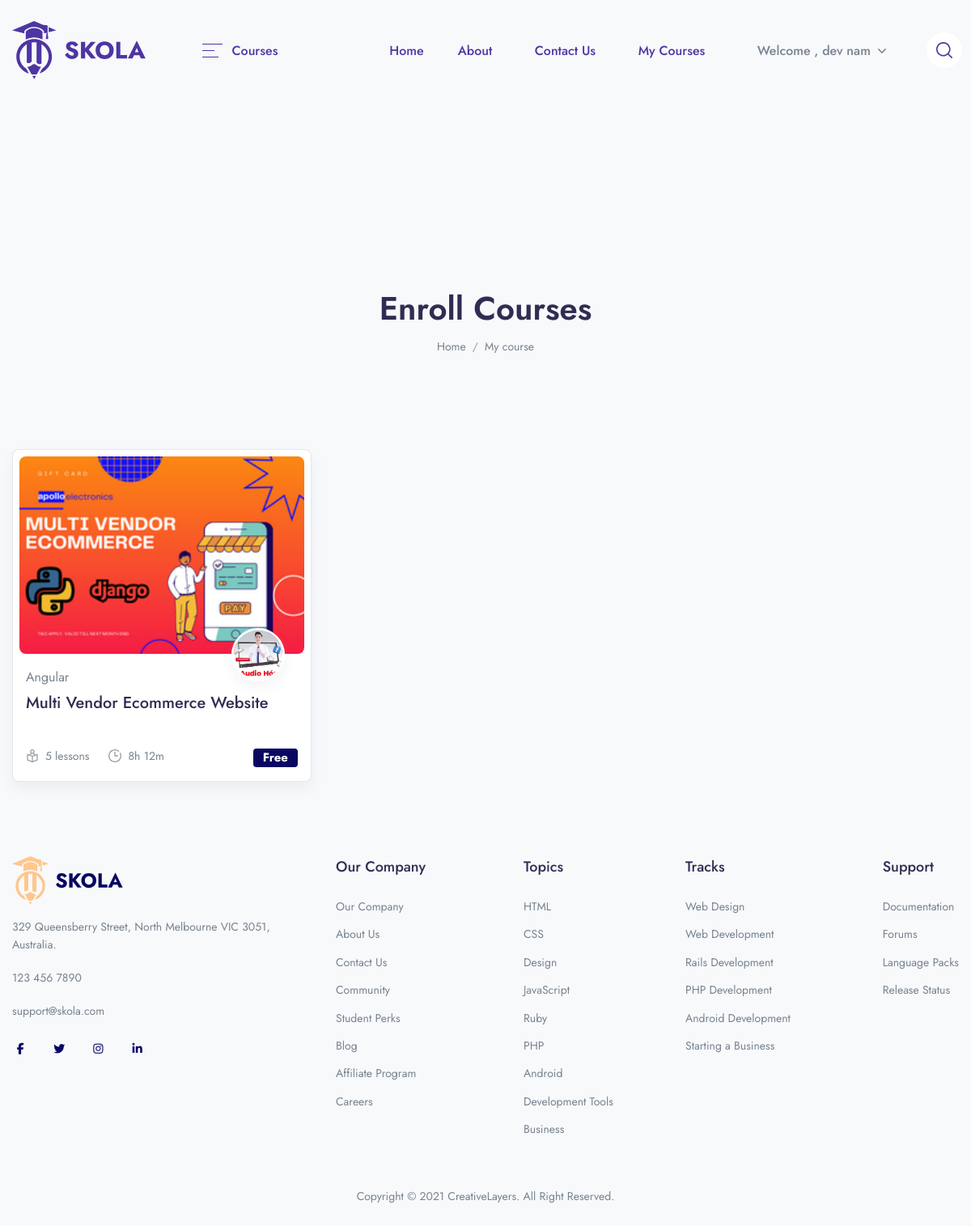
Before: /my-course/ (signed in) with the older database file.
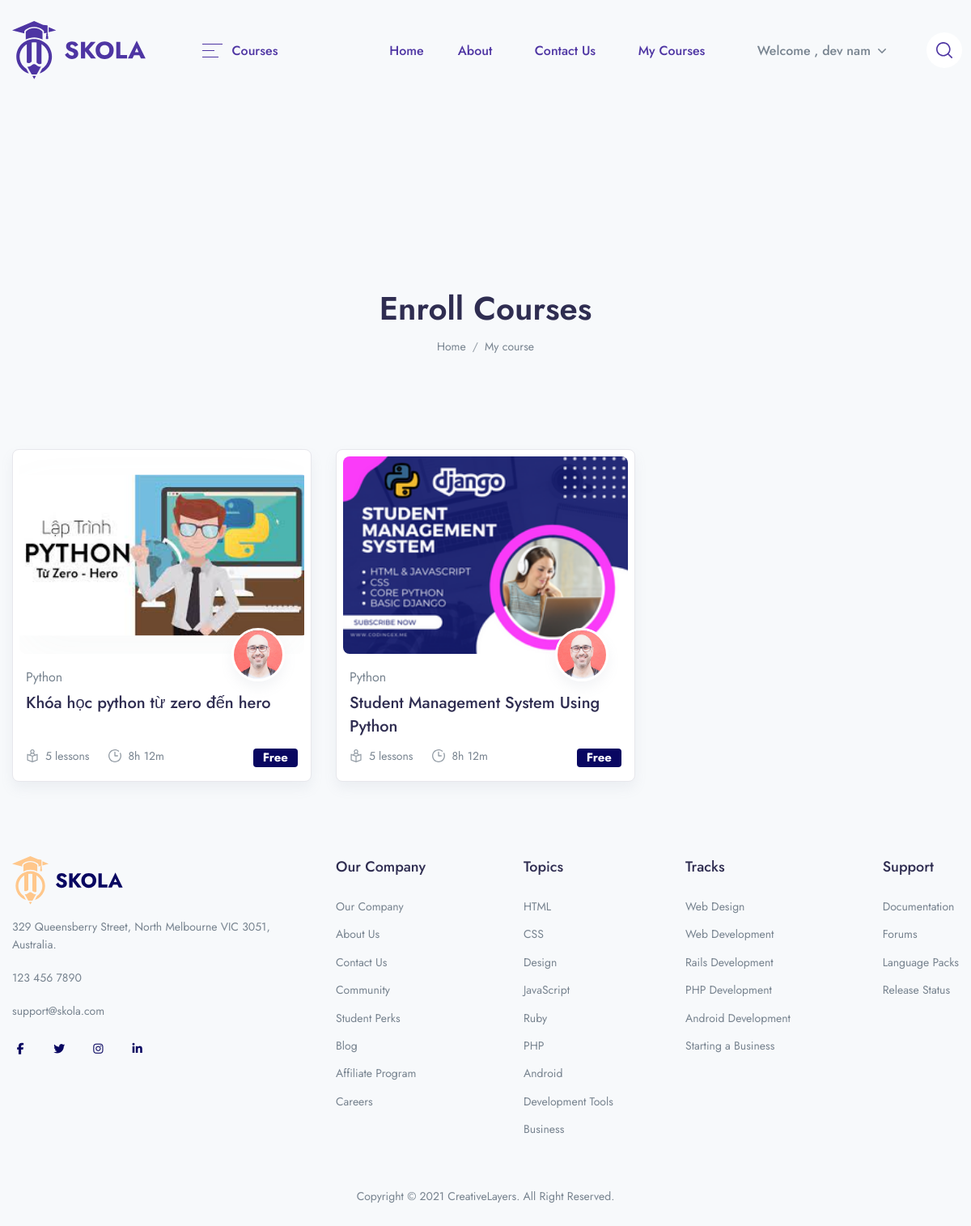
After: the same page with the newer database file.
### app/models.py (models this page shows, shortened)
class UserCource(models.Model):
    user = models.ForeignKey(User,on_delete=models.CASCADE)
    course = models.ForeignKey(Course,on_delete=models.CASCADE)
    paid = models.BooleanField(default=0)
    date = models.DateTimeField(auto_now_add=True)

class Course(models.Model):
    STATUS = (
        ('PUBLISH','PUBLISH'),
        ('DRAFT', 'DRAFT'),
    )
    featured_image = models.ImageField(upload_to="Media/featured_img",null=True)
    featured_video = models.CharField(max_length=300,null=True)
    title = models.CharField(max_length=500)
    created_at = models.DateField(auto_now_add=True)
    author = models.ForeignKey(Author,on_delete=models.CASCADE,null=True)
    category = models.ForeignKey(Categories,on_delete=models.CASCADE)
    level = models.ForeignKey(Level,on_delete=models.CASCADE,null=True)
    description = models.TextField()
    price = models.IntegerField(null=True,default=0)
    discount = models.IntegerField(null=True)
    language = models.ForeignKey(Language,on_delete=models.CASCADE, null=True)
    Deadline = models.CharField(max_length=100,null=True)
    slug = models.SlugField(default='', max_length=500, null=True, blank=True)
    status = models.CharField(choices=STATUS,max_length=100,null=True)
    Certificate = models.CharField(null=True,max_length=100)

class Author(models.Model):
    author_profile = models.ImageField(upload_to="Media/author")
    name = models.CharField(max_length=100, null=True)
    about_author = models.TextField()

class Categories(models.Model):
    icon = models.CharField(max_length=200,null=True)
    name = models.CharField(max_length=200)

### LMS/views.py (the view)
# urls.py: path('my-course/', views.MY_COURSE, name="my_course"),
def MY_COURSE(request):
    course = UserCource.objects.filter(user=request.user)
    context = {
        'course': course,
    }
    return render(request, 'course/my_course.html', context)

### templates/course/my_course.html (shortened to what the changed rows need)
{% extends 'base.html' %}
{% load course_tags %}
{% block content %}
    <header class="py-8 py-md-11" style="background-image: none;">
        <div class="container text-center py-xl-2">
            <h1 class="display-4 fw-semi-bold mb-0">Enroll Courses</h1>
        </div>
    </header>
    <div class="container pb-4 pb-xl-7">
        <div class="row row-cols-md-2 row-cols-xl-3 mb-6 mb-xl-3">
                            {% for i in course %}
                    <div class="col-12 col-md-6 col-xl-4 col-wd-3 pb-4 pb-md-7"
                         style="padding-right:15px;padding-left:15px;">
                        <div class="card border shadow p-2 rounded-lg sk-fade">
                            <div class="card-zoom position-relative">
                                <a href="{{i.get_absolute_url}}" class="card-img sk-thumbnail img-ratio-9 d-block">
                                    <img class="rounded shadow-light-lg" src="/{{i.course.featured_image}}" alt="...">
                                </a>
                            </div>
                            <div class="card-footer px-2 pb-2 mb-1 pt-4 position-relative">
                                <a href="{{i.get_absolute_url}}" class="d-block">
                                    <div class="avatar avatar-xl badge-float position-absolute top-0 right-0 mt-n6 me-5 rounded-circle shadow border border-white border-w-lg">
                                        <img src="/{{i.course.author.author_profile}}" alt="..."
                                             class="avatar-img rounded-circle">
                                    </div>
                                </a>
                                <a href="course-single-v5.html"><span class="mb-1 d-inline-block text-gray-800">{{i.course.category.name}}</span></a>
                                <div class="position-relative">
                                    <a href="{{i.get_absolute_url}}" class="d-block stretched-link"><h4
                                            class="line-clamp-2 h-md-48 h-lg-58 me-md-6 me-lg-10 me-xl-4 mb-2">
                                        {{i.course.title}}</h4></a>
                                    <div class="row mx-n2 align-items-end">
                                        <div class="col px-2">
                                            <ul class="nav mx-n3">
                                                <li class="nav-item px-3">
                                                    <div class="d-flex align-items-center">
                                                        <div class="me-2 d-flex icon-uxs text-secondary">
                                                        </div>
                                                        <div class="font-size-sm">5 lessons</div>
                                                    </div>
                                                </li>
                                                <li class="nav-item px-3">
                                                    <div class="d-flex align-items-center">
                                                        <div class="me-2 d-flex icon-uxs text-secondary">
                                                        </div>
                                                        <div class="font-size-sm">8h 12m</div>
                                                    </div>
                                                </li>
                                            </ul>
                                        </div>
                                          {% if i.course.price == 0 %}
                                     <div class="col-auto px-2 text-right">
                                        <ins class="h4 mb-0 d-block mb-lg-n1"><a href="#" class="badge badge-primary">Free</a></ins>
                                    </div>
                                    {% else %}
                                    <div class="col-auto px-2 text-right">
                                        <del class="font-size-sm">₹ {{i.course.price}}</del>
                                        <ins class="h4 mb-0 d-block mb-lg-n1">₹ {% discount_calculation i.course.price i.course.discount %}</ins>
                                    </div>
                                    {% endif %}
                                    </div>
                                </div>
                            </div>
                        </div>
                    </div>
                    {% endfor %}
            </div>
        </div>
{% endblock %}

Changed rows visible on the page:
changed through a linked row, UserCource: course.featured_image: a different picture; course.author.author_profile: a different picture; course.category.name "Angular" → "Python"; course "Multi Vendor Ecommerce Website" → "Khóa học python từ zero đến hero"
added UserCource: course.featured_image (picture), course.author.author_profile (picture), course.category.name "Python", course "Student Management System Using Python", shows "Free"
